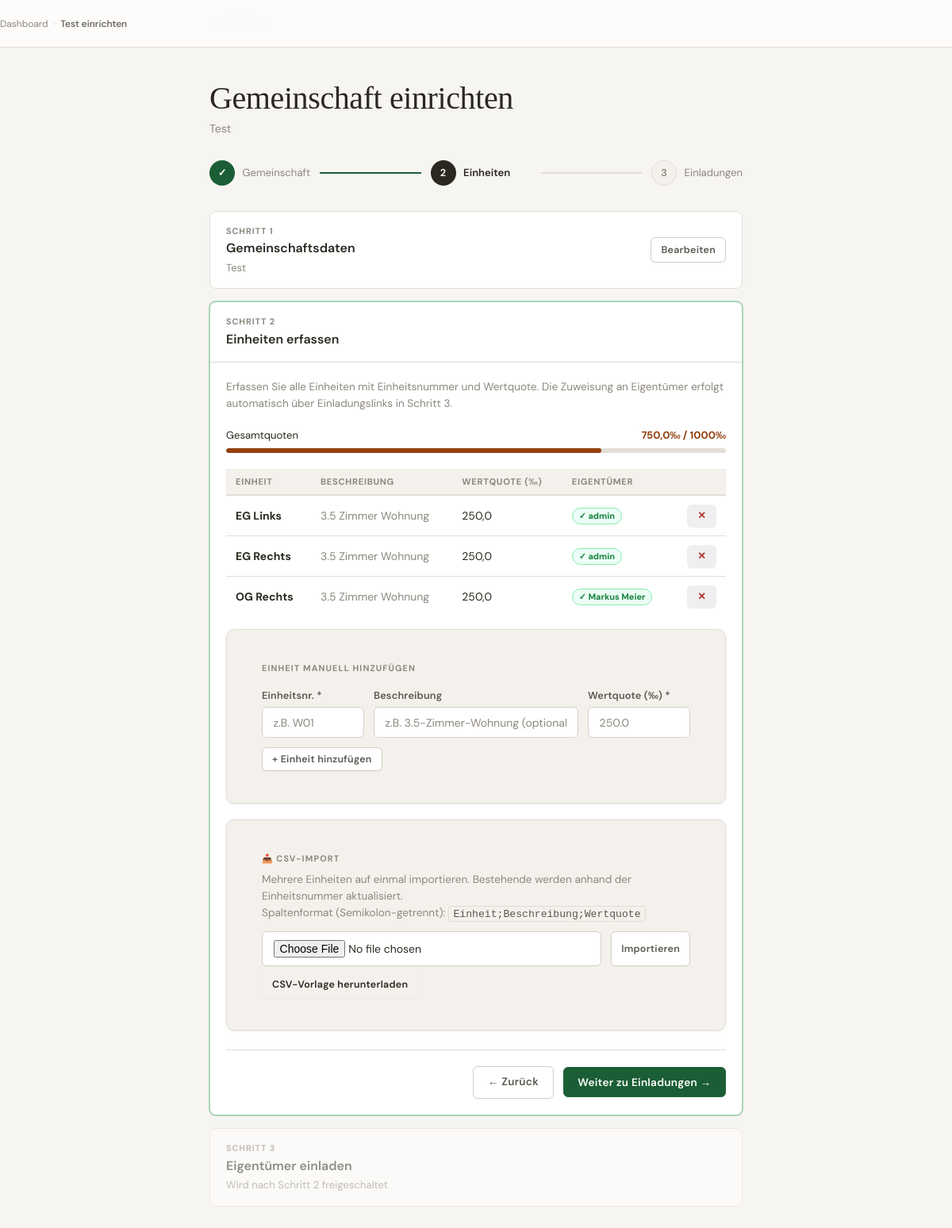
The page /community/1/setup/?step=2 (signed in) on the database its author committed.
### voting/models.py (models this page shows, shortened)
class Community(models.Model):
    name       = models.CharField(max_length=200)
    address    = models.TextField()
    created_at = models.DateTimeField(auto_now_add=True)
    created_by = models.ForeignKey(
        User, on_delete=models.SET_NULL, null=True, blank=True,
        related_name='created_communities',
    )
    quorum = models.DecimalField(
        max_digits=5, decimal_places=1, default=Decimal('0'),
        verbose_name="Quorum (‰)",
        help_text="Mindest-Beteiligung in Wertquoten ‰ für gültige Abstimmung (0 = kein Quorum)",
    )
    def is_admin(self, user):
        return (
            self.created_by == user
            or user.is_staff
            or self.memberships.filter(
                user=user, role=CommunityMembership.Role.MANAGER
            ).exists()
        )
    class Meta:
        verbose_name        = "Gemeinschaft"
        verbose_name_plural = "Gemeinschaften"

class Unit(models.Model):
    community   = models.ForeignKey(Community, on_delete=models.CASCADE, related_name='units')
    owner       = models.ForeignKey(
        User, on_delete=models.SET_NULL, null=True, blank=True,
        related_name='units',
    )
    unit_number = models.CharField(max_length=20, verbose_name="Einheitsnummer")
    description = models.CharField(max_length=200, blank=True)
    quota       = models.DecimalField(max_digits=6, decimal_places=1, verbose_name="Wertquote (‰)")
    class Meta:
        verbose_name        = "Einheit"
        verbose_name_plural = "Einheiten"
        ordering            = ['unit_number']

### voting/views.py (the view, shortened to what this page needs)
@login_required
def community_setup_wizard(request, community_id):
    community = get_object_or_404(Community, id=community_id)
    if not community.is_admin(request.user):
        messages.error(request, "Keine Berechtigung.")
        return redirect('voting:dashboard')
    try:
        step = int(request.GET.get('step', 1))
    except (ValueError, TypeError):
        step = 1
    step = max(1, min(3, step))
    community_form = CommunityForm(instance=community)
    unit_form      = UnitForm()
    csv_form       = UnitImportForm()
    units       = community.units.select_related('owner').order_by('unit_number')
    total_quota = sum(u.quota for u in units)
    tokens = (
        community.invite_tokens
        .select_related('unit', 'used_by', 'created_by')
        .filter(is_active=True)
        .order_by('unit__unit_number', '-created_at')
    )
    token_unit_ids       = {t.unit_id for t in tokens if t.unit_id}
    units_without_invite = [u for u in units if u.id not in token_unit_ids and not u.owner]
    return render(request, 'voting/community_setup.html', {
        'community':            community,
        'community_form':       community_form,
        'unit_form':            unit_form,
        'csv_form':             csv_form,
        'invite_form':          InviteTokenForm(community=community),
        'units':                units,
        'total_quota':          total_quota,
        'tokens':               tokens,
        'token_unit_ids':       token_unit_ids,
        'units_without_invite': units_without_invite,
        'step':                 step,
    })

### voting/templates/voting/community_setup.html (shortened to what this page needs)
{% extends "voting/base.html" %}
{% block content %}
<nav class="breadcrumb">
    <a href="{% url 'voting:dashboard' %}">Dashboard</a>
    <span class="breadcrumb-sep">›</span>
    <span class="breadcrumb-current">{{ community.name }} einrichten</span>
</nav>
<div class="page-header">
    <h1>Gemeinschaft einrichten</h1>
    <p>{{ community.name }}</p>
</div>
<div class="wizard-stepper">
    <div class="wz-step">
        <div class="wz-dot {% if step > 1 %}wz-dot--done{% elif step == 1 %}wz-dot--active{% else %}wz-dot--todo{% endif %}">
            {% if step > 1 %}✓{% else %}1{% endif %}
        </div>
        <span class="wz-label {% if step == 1 %}wz-label--active{% endif %}">Gemeinschaft</span>
    </div>
    <div class="wz-line {% if step > 1 %}wz-line--done{% endif %}"></div>
    <div class="wz-step">
        <div class="wz-dot {% if step > 2 %}wz-dot--done{% elif step == 2 %}wz-dot--active{% else %}wz-dot--todo{% endif %}">
            {% if step > 2 %}✓{% else %}2{% endif %}
        </div>
        <span class="wz-label {% if step == 2 %}wz-label--active{% endif %}">Einheiten</span>
    </div>
    <div class="wz-line {% if step > 2 %}wz-line--done{% endif %}"></div>
    <div class="wz-step">
        <div class="wz-dot {% if step == 3 %}wz-dot--active{% else %}wz-dot--todo{% endif %}">3</div>
        <span class="wz-label {% if step == 3 %}wz-label--active{% endif %}">Einladungen</span>
    </div>
</div>
<div class="step-card {% if step == 1 %}step-card--active{% endif %}">
    <div class="step-card__head">
        <div>
            <div class="step-card__num">Schritt 1</div>
            <div class="step-card__title">Gemeinschaftsdaten</div>
            {% if step > 1 %}
            <div class="step-card__summary">
                {{ community.name }}{% if community.quorum %} · Quorum {{ community.quorum }}‰{% endif %}
            </div>
            {% endif %}
        </div>
        {% if step != 1 %}
        <a href="?step=1" class="btn btn-outline btn-sm">Bearbeiten</a>
        {% endif %}
    </div>
</div>
<div class="step-card {% if step == 2 %}step-card--active{% elif step < 2 %}step-card--locked{% endif %}">
    <div class="step-card__head">
        <div>
            <div class="step-card__num">Schritt 2</div>
            <div class="step-card__title">Einheiten erfassen</div>
        </div>
    </div>
    {% if step == 2 %}
    <div class="step-card__body">
        <p class="section-hint">
            Erfassen Sie alle Einheiten mit Einheitsnummer und Wertquote.
            Die Zuweisung an Eigentümer erfolgt automatisch über Einladungslinks in Schritt 3.
        </p>
        {% if units %}
        <div class="quota-bar-wrap">
            {% with pct=total_quota|floatformat:0 %}
            <div class="flex-between mb-xs" style="font-size:.82rem;">
                <span>Gesamtquoten</span>
                <span class="{% if total_quota == 1000 %}quota-ok{% elif total_quota > 1000 %}quota-over{% else %}quota-warn{% endif %}">
                    {{ total_quota|floatformat:1 }}‰ / 1000‰
                </span>
            </div>
            <div class="quota-bar-track">
                <div class="quota-bar-fill {% if total_quota == 1000 %}quota-ok{% elif total_quota > 1000 %}quota-over{% endif %}"
                     style="width:{% if total_quota > 1000 %}100{% else %}{% widthratio total_quota 1000 100 %}{% endif %}%;
                            background:{% if total_quota == 1000 %}var(--accent){% elif total_quota > 1000 %}var(--red,#c0392b){% else %}var(--amber,#b45309){% endif %};">
                </div>
            </div>
            {% endwith %}
        </div>
        <table class="wz-table">
            <thead>
                <tr>
                    <th>Einheit</th>
                    <th>Beschreibung</th>
                    <th>Wertquote (‰)</th>
                    <th>Eigentümer</th>
                    <th></th>
                </tr>
            </thead>
            <tbody>
                {% for unit in units %}
                <tr>
                    <td><strong>{{ unit.unit_number }}</strong></td>
                    <td style="color:var(--text-muted);">{{ unit.description|default:"—" }}</td>
                    <td>{{ unit.quota|floatformat:1 }}</td>
                    <td>
                        {% if unit.owner %}
                            <span class="badge-used">✓ {{ unit.owner.get_full_name|default:unit.owner.username }}</span>
                        {% else %}
                            <span style="color:var(--text-muted);font-size:.82rem;">Noch kein Eigentümer</span>
                        {% endif %}
                    </td>
                    <td style="text-align:right;">
                        <form method="post" style="display:inline;"
                              onsubmit="return confirm('Einheit {{ unit.unit_number }} wirklich löschen?')">
                            <button type="submit" class="btn btn-ghost btn-sm"
                                    style="color:var(--red,#c0392b);">✕</button>
                        </form>
                    </td>
                </tr>
                {% endfor %}
            </tbody>
        </table>
        {% endif %}
        <div class="card" style="background:var(--surface-alt);border:1px solid var(--border);margin-bottom:1.25rem;">
            <div style="padding:1rem 1.25rem;">
                <div class="section-label mb-md" style="margin-top:0;">Einheit manuell hinzufügen</div>
                <form method="post">
                    <div style="display:grid;grid-template-columns:1fr 2fr 1fr;gap:.75rem;align-items:end;">
                        <div class="form-group form-group--flush">
                            <label for="id_unit_number">Einheitsnr. *</label>
                            <input type="text" name="unit_number" id="id_unit_number" class="form-input"
                                   placeholder="z.B. W01" required
                                   value="{{ unit_form.unit_number.value|default:'' }}">
                        </div>
                        <div class="form-group form-group--flush">
                            <label for="id_description">Beschreibung</label>
                            <input type="text" name="description" id="id_description" class="form-input"
                                   placeholder="z.B. 3.5-Zimmer-Wohnung (optional)"
                                   value="{{ unit_form.description.value|default:'' }}">
                        </div>
                        <div class="form-group form-group--flush">
                            <label for="id_quota">Wertquote (‰) *</label>
                            <input type="number" name="quota" id="id_quota" class="form-input"
                                   placeholder="250.0" step="0.1" min="0.1" required
                                   value="{{ unit_form.quota.value|default:'' }}">
                        </div>
                    </div>
                    <div style="margin-top:.75rem;">
                        <button type="submit" class="btn btn-outline btn-sm">+ Einheit hinzufügen</button>
                    </div>
                </form>
            </div>
        </div>
        <div class="card" style="background:var(--surface-alt);border:1px solid var(--border);margin-bottom:1.25rem;">
            <div style="padding:1rem 1.25rem;">
                <div class="section-label mb-sm" style="margin-top:0;">📥 CSV-Import</div>
                <p class="section-hint" style="margin-bottom:.75rem;">
                    Mehrere Einheiten auf einmal importieren. Bestehende werden anhand der Einheitsnummer aktualisiert.<br>
                    Spaltenformat (Semikolon-getrennt): <code>Einheit;Beschreibung;Wertquote</code>
                </p>
                <form method="post" enctype="multipart/form-data">
                    <div class="flex gap-sm items-end flex-wrap">
                        <div class="flex-1" style="min-width:200px;">
                            <input type="file" name="csv_file" class="form-input" accept=".csv" required>
                        </div>
                        <button type="submit" class="btn btn-outline btn-sm flex-shrink-0">Importieren</button>
                    </div>
                </form>
                <div class="mt-sm">
                    <a href="{% url 'voting:unit_export' community.id %}" class="btn btn-ghost btn-sm">
                        CSV-Vorlage herunterladen
                    </a>
                </div>
            </div>
        </div>
        <div class="finish-bar">
            <a href="?step=1" class="btn btn-outline">← Zurück</a>
            {% if units %}
            <form method="post" style="display:inline;">
                <button type="submit" class="btn btn-primary">Weiter zu Einladungen →</button>
            </form>
            {% else %}
            <span style="font-size:.82rem;color:var(--text-muted);">
                Mindestens eine Einheit erfassen, um fortzufahren
            </span>
            {% endif %}
        </div>
    </div>
    {% endif %}
</div>
<div class="step-card {% if step == 3 %}step-card--active{% elif step < 3 %}step-card--locked{% endif %}">
    <div class="step-card__head">
        <div>
            <div class="step-card__num">Schritt 3</div>
            <div class="step-card__title">Eigentümer einladen</div>
            {% if step < 3 %}
            <div class="step-card__summary">Wird nach Schritt 2 freigeschaltet</div>
            {% endif %}
        </div>
    </div>
</div>
{% endblock %}

### rows shown on the page
Community: name "Test"
Unit: unit_number "EG Links", description "3.5 Zimmer Wohnung", quota "250,0", owner.get_full_name "admin"
Unit: unit_number "EG Rechts", description "3.5 Zimmer Wohnung", quota "250,0", owner.get_full_name "admin"
Unit: unit_number "OG Rechts", description "3.5 Zimmer Wohnung", quota "250,0", owner.get_full_name "Markus Meier"

### other values the page prints
{{ total_quota|floatformat:1 }} "750,0"
